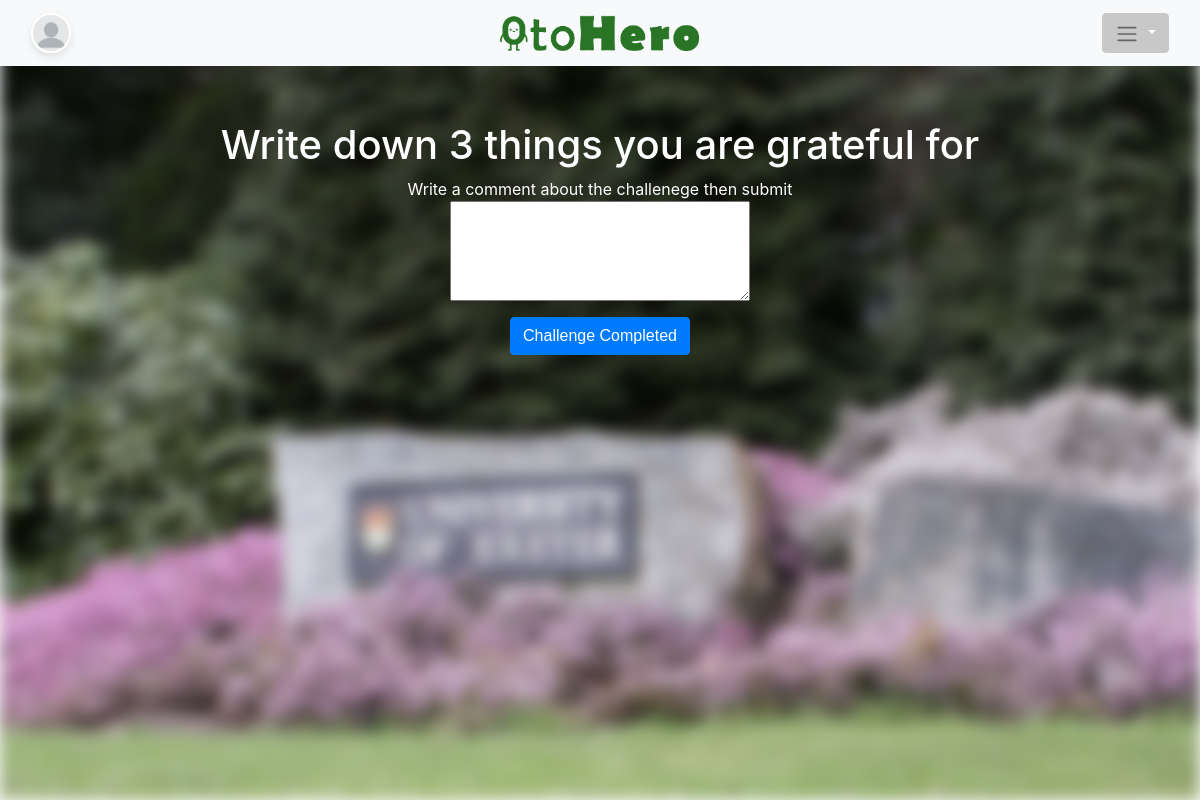
The page /project/make_post/ (signed in) on the database as committed earlier.
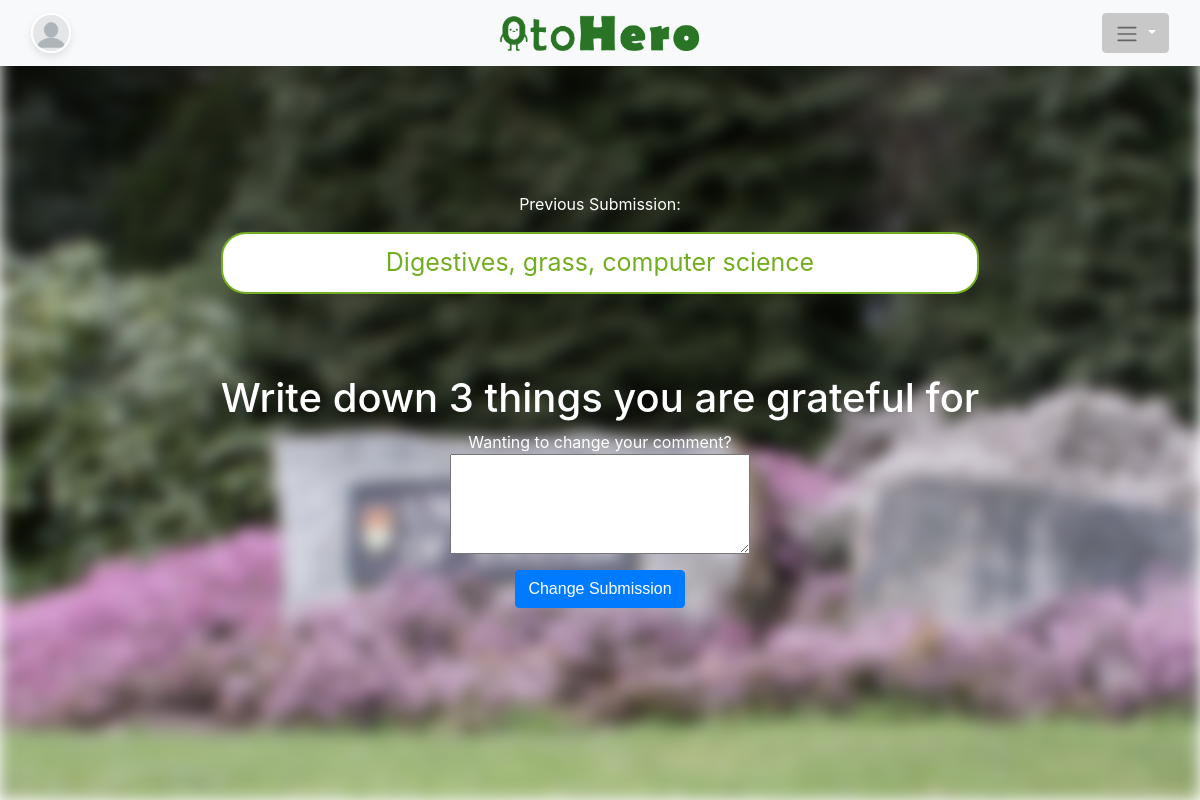
The same page on the database as committed later.
### project/models.py (models this page shows)
class CustomUser(AbstractUser):
    streak = models.PositiveIntegerField(default=0)
    best_streak =  models.PositiveIntegerField(default=0)
    coins = models.PositiveIntegerField(default=0)
    profile_picture = models.CharField(max_length=25, default="blank.jpeg")
    is_gamekeeper = models.BooleanField(default=False)

class Challenge(models.Model):
    title = models.CharField(max_length=70, primary_key=True, default="")
    description = models.CharField(max_length=500, null=False)
    location_lat = models.DecimalField(max_digits=10,decimal_places = 8, null=True)
    location_long = models.DecimalField(max_digits=11, decimal_places=8, null=True)
    def __str__(self):
        return self.title

class UserChallenges(models.Model):
    user = models.ForeignKey(CustomUser, on_delete=models.CASCADE)  # Set these as composite primary keys
    daily_challenge = models.ForeignKey(DailyChallenge, on_delete=models.CASCADE)
    submitted = models.DateTimeField(default=now())
    completed = models.BooleanField(default=False)
    response = models.CharField(max_length=250)
    points = models.PositiveIntegerField(default=0)
    user_lat = models.DecimalField(max_digits=10, decimal_places=8, null=True)
    user_long = models.DecimalField(max_digits=11, decimal_places=8, null=True)

### project/views.py (the view)
# urls.py: path('make_post/', views.make_post, name='make_post'),
@login_required()
def make_post(request):
    user = request.user
    daily_challenge = DailyChallenge.objects.all()[0]
    try:
        previous_challenge_completed = UserChallenges.objects.filter(user=user, daily_challenge=daily_challenge)[0]
        response = previous_challenge_completed.response
        completed = previous_challenge_completed.completed
    except:
        previous_challenge_completed = False
        response = None
        completed = None
    if request.method == 'POST':
        form = MakePost(request.POST)
        if form.is_valid():
            if previous_challenge_completed:
                print("success")
                previous_challenge_completed.delete()
            else:
                print("fail")
                user.streak += 1
            if user.streak > user.best_streak:
                user.best_streak = user.streak
            points = 100 + max(
                math.ceil((-0.1 * ((now() - daily_challenge.assigned).total_seconds() / 3600) + 2.4) * 10.5),
                0) + request.user.streak  # For a max of around 25 points for submitting quickly.
            print(points)
            user.coins += points
            user.save()
            comment = form.cleaned_data.get('comment')
            user_lat = request.POST.get('user_lat')
            user_long = request.POST.get('user_long')
            if not user_lat or not user_long:
                user_lat = None
                user_long = None
            uc = UserChallenges(daily_challenge=daily_challenge, user=request.user,
                                submitted=datetime.now(), completed=True, response=comment,
                                points=points, user_lat=user_lat, user_long=user_long)
            uc.save()
            return redirect("home")
    else:
        form = MakePost()
    context = {
        'form': form,
        'daily_challenge': daily_challenge.challenge,
        'completed': completed,
        'response': response
    }
    return render(request, 'make_post.html', context)

### project/forms.py
class MakePost(forms.Form):
    comment = forms.CharField(
        max_length=200,
        widget=forms.Textarea(attrs={'style': 'width: 300px; height: 100px;'})
    )

### project/templates/project/make_post.html (shortened to what this page needs)
{% extends 'base.html' %}
{% load static %}
{% block content %}
<head>
</head>
    {% if completed %}
    <div class="content">
        <div class="challenge-section">
            <div class="background-image" style="background-image: url('{% static 'project/exeter_uni_campus.jpg' %}');"></div>
            <div class="content">
                <a>Previous Submission:</a>
                <submission>{{ response | default:"Previous Comment"}}</submission>
                <h1>{{ daily_challenge.title|default:"Daily Challenge Sample Text" }}</h1>
                <a align="center">Wanting to change your comment?</a>
                <form id="MakePost" method="post" align="center" action="{% url 'make_post' %}" >
                    {{form.comment}}
                    <button type="submit" class="btn btn-primary mt-3">Change Submission</button>
                </form>
            </div>
        </div>
    </div>
    {% else %}
        <div class="challenge-section">
            <div class="background-image" style="background-image: url('{% static 'project/exeter_uni_campus.jpg' %}');"></div>
            <div class="content">
                <h1>{{ daily_challenge.title|default:"Daily Challenge Sample Text" }}</h1>
                <a align="center">Write a comment about the challenege then submit</a>
                <form id="MakePost" method="post" align="center" action="{% url 'make_post' %}" >
                    {{form.comment}}
                    <button id="submitBtn" type="submit" class="btn btn-primary mt-3">Challenge Completed</button>
                </form>
                <div id="map"></div>
            </div>
        </div>
    {% endif %}
{% endblock %}

### project/templates/project/base.html (shortened to what this page needs)
{% load static %}
<!DOCTYPE html>
<html>
<head>
    <link rel="stylesheet" href="https://stackpath.bootstrapcdn.com/bootstrap/4.5.2/css/bootstrap.min.css">
    <link href="{% static 'project/css/styles.css' %}" rel="stylesheet">
    <link rel="stylesheet" href="https://unpkg.com/leaflet@1.9.4/dist/leaflet.css"
/>
</head>
<body>
    {% include 'navbar.html' %}
    {% block content %}
    {% endblock %}
</body>
</html>

### project/templates/project/navbar.html (shortened to what this page needs)
<nav class="navbar navbar-expand-lg navbar-light bg-light fixed-top">
  <div class="container-fluid d-flex justify-content-between">
    {% load static %}
    {% if request.user.is_authenticated %}
    <a class="navbar-brand" href="{% url 'profile' request.user.username %}">
      <img src="{% static 'project/'|add:request.user.profile_picture%}" alt="Profile" style="width: 40px; height: 40px; border-radius: 50%;">
    </a>
    {% endif %}
    <a class="navbar-logo mx-auto" href="{% url 'home' %}" style="position: absolute; left: 50%; transform: translateX(-50%);">
      <img src="{% static 'project/brand_logo.png' %}" alt="AppName" style="height: 40px;">
    </a>
    <div class="nav-item dropdown">
      <button class="btn btn-secondary dropdown-toggle" type="button" id="dropdownMenuButton" data-toggle="dropdown" aria-haspopup="true" aria-expanded="false">
          <span class="navbar-toggler-icon"></span>
      </button>
      </div>
    </div>
  </nav>

### project/static/project/css/styles.css (style rules this page uses)
* { box-sizing: border-box; margin: 0; padding: 0; }
.navbar-brand img { width: 60px; height: 60px; border-radius: 50%; object-fit: cover; border: 2px solid #ffffff; box-shadow: 0px 4px 8px rgba(0, 0, 0, 0.1); }
.btn-secondary { background-color: #c7c8c7; border-color: #c7c8c7; }
.challenge-section { position: relative; height: 100vh; color: white; text-align: center; display: flex; justify-content: center; align-items: center; transition: height 0.5s ease-out; }
.content { z-index: 2; position: relative; }

### project/templates/project/make_post.html (style rules this page uses)
form { font-family: Arial, sans-serif; display: flex; justify-content: center; align-items: center; flex-direction: column; }
submission { display: block; border-radius: 25px; border: 2px solid #73AD21; padding: 10px; background-color: white; color: #73AD21; font-size: 25px; align-items: center; flex-direction: column; }

Rows that differ between the two databases and show on the page:
added UserChallenges: response "Digestives, grass, computer science"
Other text that changed with them:
text no longer shown: "Write a comment about the challenege then submit Challenge Completed"
text now shown: "Previous Submission: Wanting to change your comment? Change Submission"
